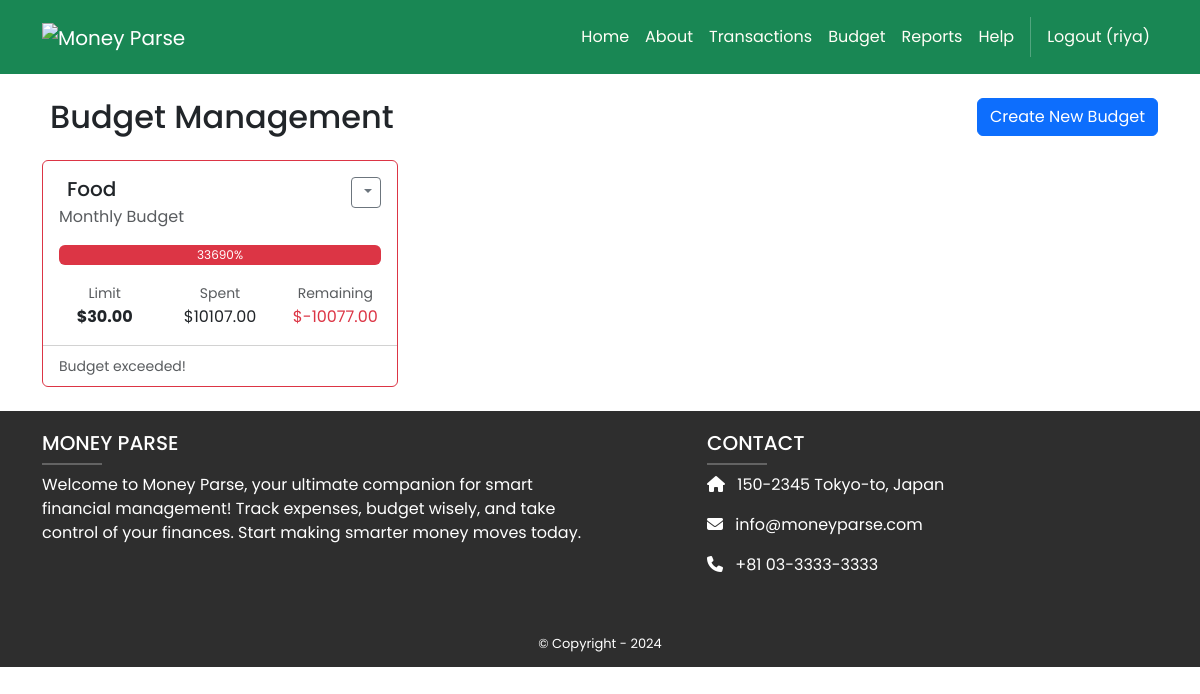
The page /finances/budget (signed in) on the database its author committed.
### finances/models.py (models this page shows, shortened)
class Budget(models.Model):
    user = models.ForeignKey(User, on_delete=models.CASCADE)
    category = models.CharField(max_length=100, choices=CATEGORY_CHOICES)
    limit = models.DecimalField(max_digits=10, decimal_places=2)
    @property
    def spent(self):
        return Transaction.objects.filter(category=self.category).aggregate(
            total=Sum('amount')
        )['total']
    @property
    def remaining(self):
        return self.limit - self.spent
    @property
    def percent_used(self):
        if self.limit > 0:
            return (self.spent / self.limit) * 100
        return 0

### finances/views.py (the view)
# urls.py: path('budget', views.budget_view, name='finances.budget'),
@login_required
def budget_view(request):
    if request.method == 'POST':
        if 'delete_id' in request.POST:
            Budget.objects.filter(id=request.POST['delete_id'], user=request.user).delete()
            messages.success(request, "Budget deleted!")
            return redirect('finances.budget')
        elif 'edit_id' in request.POST:
            budget = Budget.objects.get(id=request.POST['edit_id'], user=request.user)
            form = BudgetForm(request.POST, instance=budget)
        else:
            form = BudgetForm(request.POST)
        if form.is_valid():
            budget = form.save(commit=False)
            budget.user = request.user
            budget.save()
            messages.success(request, "Budget saved!")
            return redirect('finances.budget')
    else:
        form = BudgetForm()
    budgets = Budget.objects.filter(user=request.user)
    for b in budgets:
        print(b.category, b.percent_used, b.remaining)
    return render(request, 'finances/budget.html', {
        'form': form,
        'budgets': budgets,
        'categories': CATEGORY_CHOICES,
    })

### finances/templates/finances/budget.html (shortened to what this page needs)
{% extends 'base.html' %}
{% load static %}
{% block content %}
<div class="container mt-4">
    <div class="d-flex justify-content-between align-items-center mb-4">
        <h2 class="mb-0">
            Budget Management
        </h2>
        <button class="btn btn-primary" data-bs-toggle="modal" data-bs-target="#createBudgetModal">
             Create New Budget
        </button>
    </div>
    <div class="row">
        {% for budget in budgets %}
        <div class="col-md-6 col-lg-4 mb-4">
            <div class="card h-100 budget-card {% if budget.percent_used > 100 %}border-danger{% elif budget.percent_used > 80 %}border-warning{% endif %}">
                <div class="card-body">
                    <div class="d-flex justify-content-between align-items-start">
                        <div>
                            <h5 class="card-title">
                                <i class="bi bi-{{ budget.icon }} me-2"></i>{{ budget.get_category_display }}
                            </h5>
                            <p class="card-subtitle text-muted">Monthly Budget</p>
                        </div>
                        <div class="dropdown">
                            <button class="btn btn-sm btn-outline-secondary dropdown-toggle"
                                    type="button" data-bs-toggle="dropdown">
                            </button>
                        </div>
                    </div>
                    <div class="progress mt-3" style="height: 20px;">
                        <div class="progress-bar
                            {% if budget.percent_used > 100 %}bg-danger
                            {% elif budget.percent_used > 80 %}bg-warning
                            {% else %}bg-success{% endif %}"
                            role="progressbar"
                            style="width: {{ budget.percent_used }}%"
                            aria-valuenow="{{ budget.percent_used }}"
                            aria-valuemin="0"
                            aria-valuemax="100">
                            {% if budget.percent_used > 30 %}{{ budget.percent_used|floatformat:0 }}%{% endif %}
                        </div>
                    </div>
                    <div class="row mt-3">
                        <div class="col-4 text-center">
                            <small class="text-muted">Limit</small>
                            <p class="mb-0 fw-bold">${{ budget.limit|floatformat:2 }}</p>
                        </div>
                        <div class="col-4 text-center">
                            <small class="text-muted">Spent</small>
                            <p class="mb-0">${{ budget.spent|floatformat:2 }}</p>
                        </div>
                        <div class="col-4 text-center">
                            <small class="text-muted">Remaining</small>
                            <p class="mb-0 {% if budget.remaining < 0 %}text-danger{% endif %}">
                                ${{ budget.remaining|floatformat:2 }}
                            </p>
                        </div>
                    </div>
                </div>
                <div class="card-footer bg-transparent">
                    <small class="text-muted">
                        {% if budget.percent_used > 100 %}
                         Budget exceeded!
                        {% elif budget.percent_used > 80 %}
                        <i class="bi bi-exclamation-triangle-fill text-warning"></i> Approaching limit
                        {% else %}
                        <i class="bi bi-check-circle-fill text-success"></i> On track
                        {% endif %}
                    </small>
                </div>
            </div>
        </div>
        {% endfor %}
    </div>
</div>
{% endblock %}

### MoneyParse/templates/base.html (shortened to what this page needs)
<!DOCTYPE html>
<html>
  {% load static %}
  <head>
    <link href="https://cdn.jsdelivr.net/npm/bootstrap@5.3.3/dist/css/bootstrap.min.css" rel="stylesheet">
    <link rel="stylesheet" href="https://cdnjs.cloudflare.com/ajax/libs/font-awesome/6.1.1/css/all.min.css">
    <link rel="stylesheet" type="text/css" href="{% static 'css/style.css' %}">
  </head>
  <body>
    <nav class="p-3 navbar navbar-dark bg-success navbar-expand-lg">
      <div class="container">
        <a class="navbar-brand" href="#">
          <img src="{% static 'image/logo.png' %}" alt="Money Parse" style="height: 100%; max-height: 60px;">
        </a>
        <div class="collapse navbar-collapse" id="navbarNavAltMarkup">
          <div class="navbar-nav ms-auto navbar-ml">
            <a class="nav-link" href="{% url 'home.index' %}">Home</a>
            <a class="nav-link" href="{% url 'home.about' %}">About</a>
            <a class="nav-link" href="{% url 'finances.transactions_display' %}">Transactions</a>
            <a class="nav-link" href="{% url 'finances.budget' %}">Budget</a>
            <a class="nav-link" href="{% url 'finances.reports' %}">Reports</a>
            <a class="nav-link" href="{% url 'finances.profile' %}">Help</a>
            {% if user.is_authenticated %}
            <a class="nav-link" href="{% url 'accounts.logout' %}">Logout ({{ user.username }})</a>
            {% else %}
            <a class="nav-link" href="{% url 'accounts.login' %}">Login</a>
            <a class="nav-link" href="{% url 'accounts.signup' %}">Sign Up</a>
            {% endif %}
          </div>
        </div>
      </div>
    </nav>
    <div>
      {% block content %}
      {% endblock content %}
    </div>
    <section class="py-1 ms-footer-bottom bg-dark text-white">
      <div class="container">
        <div class="row mt-3">
          <div class="col-md-6 mb-4">
            <h5 class="text-uppercase">MONEY PARSE</h5>
            <hr class="mb-2 mt-0" style="width: 60px; background-color: #ffffff; height: 2px" />
            <p>
              Welcome to Money Parse, your ultimate
              companion for smart financial management!
              Track expenses, budget wisely, and
              take control of your finances. Start making
              smarter money moves today.
            </p>
          </div>
          <div class="col-md-5 offset-md-1 mb-4">
            <h5 class="text-uppercase">CONTACT</h5>
            <hr class="mb-2 mt-0" style="width: 60px; background-color: #ffffff; height: 2px" />
            <p><i class="fas fa-home me-2"></i> 150-2345 Tokyo-to, Japan</p>
            <p><i class="fas fa-envelope me-2"></i> info@moneyparse.com</p>
            <p><i class="fas fa-phone me-2"></i> +81 03-3333-3333</p>
          </div>
        </div>
      </div>
    </section>
    <section class="py-1 ms-footer-bottom bg-dark text-white">
      <div class="container text-center">
        <span>© Copyright - 2024</span>
      </div>
    </section>
  </body>
</html>

### MoneyParse/static/css/style.css (style rules this page uses)
.navbar a.nav-link { color: #FFFEF6 !important; }
.bg-dark { background-color: #2E2E2E !important; }
.ms-footer-bottom span { font-size: 13px; line-height: 38px; }
body { font-family: 'Poppins', sans-serif; }

### rows shown on the page
Budget: category "Food", percent_used "33690", limit "30.00", spent "10107.00", remaining "-10077.00", shows "Budget exceeded!"

### other values the page prints
{{ user.username }} "riya"
